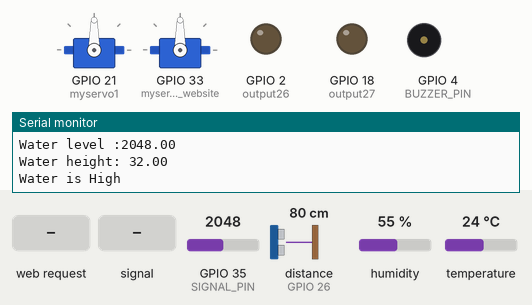
A sketch run on a simulated ESP32. On the bench: 2 × servo, output pins drawn as LEDs (lit = HIGH), buzzer (waves = sounding, pin HIGH), the last lines printed to the serial monitor. Wiring (inferred from the names in the program): ultrasonic range finder: trigger GPIO 12; echo GPIO 26. Inputs (shaded band) come from the test bench; at power-on: distance to the obstacle (sensor on GPIO 26) 80 cm, GPIO 35 (SIGNAL_PIN) = 2048, humidity 55 %, temperature 24 °C. The echo pulse lasts 58.3 µs per cm; WiFi joins after 1.5 s; servers stay silent unless stated; uploads are accepted with an empty reply; no MQTT or app messages arrive unless stated; pins used as bus, display or sensor lines are not drawn.

Above: at 2.7 s.
2.8 s: HTTP request GET /28/on received
At 3.32 s:
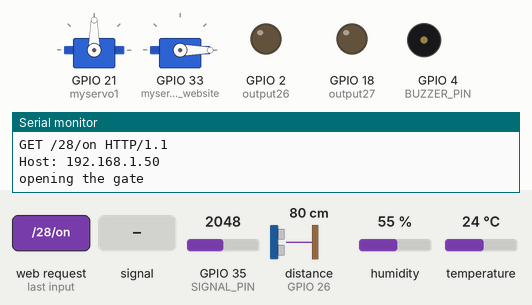
At 5.32 s:
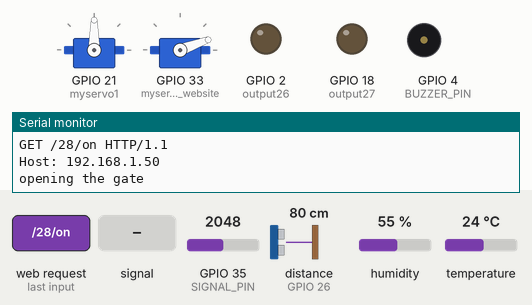
15.4 s: GPIO 35 (SIGNAL_PIN) fed a 2 Hz sine of ±1228 counts around its level
19.4 s: distance to the obstacle (sensor on GPIO 26) set to 18 cm
23.6 s: distance to the obstacle (sensor on GPIO 26) set to 14 cm
At 23.91 s:
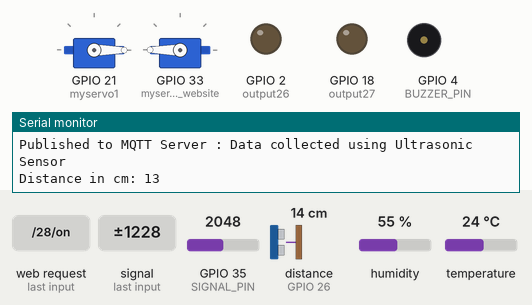
30.6 s: GPIO 35 (SIGNAL_PIN) set to 1019
36.1 s: GPIO 35 (SIGNAL_PIN) set to 893
At 47.5 s:
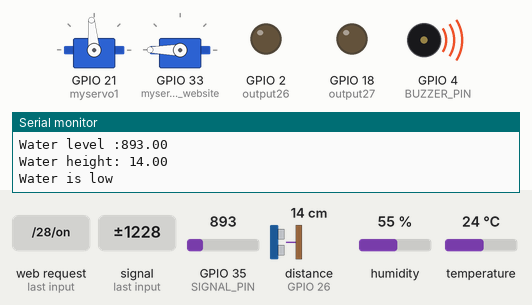
Timing chart, 0 to 49.4 s (numbered marks = the images above; inputs shaded):
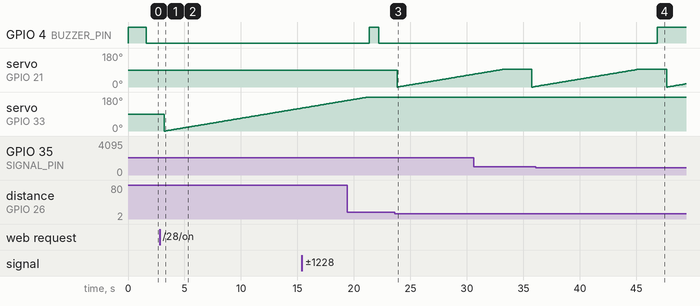

Measured:
- the behaviour switches between 16 and 15 cm on distance to the obstacle (sensor on GPIO 26) (found by bisection; images 2 and 3)
- the behaviour switches between 957 and 956 on GPIO 35 (SIGNAL_PIN) (found by bisection; images 3 and 4)
- after the input at 2.8 s, servo on GPIO 33 (myservo2_website): 90° → 0° after 0.43 s, → 1° 0.10 s later, → 2° 0.10 s later, → 3° 0.10 s later, … (122 changes in this stretch)
- after the input at 23.6 s, servo on GPIO 21 (myservo1): 90° → 0° after 0.22 s, → 1° 0.10 s later, → 2° 0.10 s later, → 3° 0.10 s later, … (68 changes in this stretch)
- after the input at 36.1 s, GPIO 4 (BUZZER_PIN): LOW → HIGH after 10.8 s

The sketch:

ArduinoCode.ino
```cpp
#include <WiFi.h>
#include <WiFiClient.h>
#include <WebServer.h>
#include <PubSubClient.h>
#include "time.h"
#include "HTTPClient.h"
#include <ThingSpeak.h>
#include <Servo.h>
#include <ArduinoJson.h>
#include "DHT.h"
#include <Adafruit_MQTT.h>
#include <Adafruit_MQTT_Client.h>
#define DHTPIN 25
#define DHTTYPE DHT11
#define BUZZER_PIN  4
#define POWER_PIN   14
#define SIGNAL_PIN  35

Servo myservo1;
Servo myservo2_website;
DHT dht(DHTPIN, DHTTYPE);

const char* ssid = "Chinni";
const char* password = "silence2004";
int pos = 0;
int pos1 = 0;
const int trigPin = 12;
const int echoPin = 26;
long duration;
int distance;
int SENSOR_MIN = 0;
int SENSOR_MAX = 255;
int required = 15;
float value = 0;
int touchState;

WiFiServer server(80);
String cse_ip = "192.168.153.147";
String cse_port = "8080";
String serverom2m = "http://192.168.153.147:8080//in-cse/in-name/"; //+ cse_ip + ":" + cse_port + "//in-cse/in-name/";
String ae1 = "DHT11";
String ae2 = "Ultrasonic-sensor";
String ae3 = "WaterlevelSensor";
String cnt1 = "Temperature";
String cnt2 = "Humidity";
String cnt3 = "Distance";
String cnt4 = "Waterlevel";
String header;

// Auxiliar variables to store the current output state
String output26State = "off"; //orange led
String output27State = "off"; //blue led
String output28State = "off"; // motor

// Assign output variables to GPIO pins
const int output26 = 2;  // Orange LED
const int output27 = 18;  // blue LED

// Current time
unsigned long currentTime = millis();
// Previous time
unsigned long previousTime = 0;
// Define timeout time in milliseconds (example: 2000ms = 2s)
const long timeoutTime = 2000;
const char* server_mqtt = "mqtt3.thingspeak.com";
const char* clientID = "OSk2MTIgCTwNKCU4FCkxND0";
const char* mqttUserName = "OSk2MTIgCTwNKCU4FCkxND0";
const char* mqttPass = "Jo8fuK7q1Q7oj9FnRbdcLZlD";
int writeChannelID = 1757885;
char* writeAPIKey = "P13FYBKP9JQWTVDF";

WiFiClient client;
PubSubClient mqttClient(server_mqtt, 1883, client);

void createCI(String val, String ae, String cnt)
{
  HTTPClient http;
  http.begin(serverom2m + ae + "/" + cnt + "/");

  http.addHeader("X-M2M-Origin", "admin:admin");
  http.addHeader("Content-Type", "application/json;ty=4");

  int code = http.POST("{\"m2m:cin\": {\"cnf\":\"application/json\",\"con\": \"" + String(val) + "\"}}");

  if (code == -1) {
    Serial.println("UNABLE TO CONNECT TO THE SERVER");
  }
  http.end();
}

void setup() {
  Serial.begin(115200);
  myservo1.attach(21);                 // to control using ultrasonic sensor
  myservo2_website.attach(33);        //to control using website
  pinMode(output26, OUTPUT);
  pinMode(output27, OUTPUT);
  pinMode(trigPin, OUTPUT);
  pinMode(echoPin, INPUT);
  pinMode(BUZZER_PIN, OUTPUT);
  pinMode(POWER_PIN, OUTPUT);
  digitalWrite(POWER_PIN, LOW);
  digitalWrite(BUZZER_PIN,   HIGH);
  digitalWrite(output26, LOW);
  digitalWrite(output27, LOW);

  // Connect to Wi-Fi network with SSID and password
  Serial.print("Connecting to ");
  Serial.println(ssid);
  WiFi.begin(ssid, password);
  while (WiFi.status() != WL_CONNECTED) {
    delay(500);
    Serial.print(".");
  }
  // Print local IP address and start web server
  Serial.println("");
  Serial.println("WiFi connected.");
  Serial.println("IP address: ");
  Serial.println(WiFi.localIP());
  mqttClient.setServer (server_mqtt, 1883 );
  dht.begin();
  server.begin();
}

void loop() {
  if (mqttClient.connected() == NULL)
  {
    if (mqttClient.connect(clientID, mqttUserName, mqttPass))
    {
      Serial.println("connected");
    }
    else {

      Serial.println(mqttClient.state());
    }
  }
  float h = dht.readHumidity();
  float t = dht.readTemperature();

  if (isnan(h) || isnan(t)) {
    Serial.println("Failed to read from DHT sensor!");
    return;
  }
  Serial.println("Data collected using DHT11 Sensor");
  Serial.print("Temperature: ");
  Serial.println(t);

  Serial.print("Humidity: ");
  Serial.println(h);
  int fieldsToPublish[8] = {1, 2, 0, 0, 0, 0, 0, 0};

  String dataString1 = "field1=" + String(h);
  String dataString2 = "field2=" + String(t);

  String topicString = "channels/" + String( writeChannelID ) + "/publish";

  //Serial.println(topicString);
  mqttClient.publish(topicString.c_str(), dataString1.c_str());
  mqttClient.publish(topicString.c_str(), dataString2.c_str());
  Serial.print("Published to MQTT Server : ");
  mqttClient.loop();
  WiFiClient client = server.available();   // Listen for incoming clients

  if (client) {                             // If a new client connects,
    currentTime = millis();
    previousTime = currentTime;
    Serial.println("New Client.");          // print a message out in the serial port
    String currentLine = "";                // make a String to hold incoming data from the client
    while (client.connected() && currentTime - previousTime <= timeoutTime) {  // loop while the client's connected
      currentTime = millis();
      if (client.available()) {             // if there's bytes to read from the client,
        char c = client.read();             // read a byte, then
        Serial.write(c);                    // print it out the serial monitor
        header += c;
        if (c == '\n') {                    // if the byte is a newline character
          // if the current line is blank, you got two newline characters in a row.
          // that's the end of the client HTTP request, so send a response:
          if (currentLine.length() == 0) {
            // HTTP headers always start with a response code (e.g. HTTP/1.1 200 OK)
            // and a content-type so the client knows what's coming, then a blank line:
            client.println("HTTP/1.1 200 OK");
            client.println("Content-type:text/html");
            client.println("Connection: close");
            client.println();

            // turns the GPIOs on and off
            if (header.indexOf("GET /26/on") >= 0) {
              Serial.println("ORANGE LED on");
              output26State = "on";
              digitalWrite(output26, HIGH);
            } else if (header.indexOf("GET /26/off") >= 0) {
              Serial.println("ORANGE LED off");
              output26State = "off";
              digitalWrite(output26, LOW);
            } else if (header.indexOf("GET /27/on") >= 0) {
              Serial.println("BLUE LED on");
              output27State = "on";
              digitalWrite(output27, HIGH);
            } else if (header.indexOf("GET /27/off") >= 0) {
              Serial.println("BLUE LED  off");
              output27State = "off";
              digitalWrite(output27, LOW);
            }  else if (header.indexOf("GET /28/on") >= 0) {
              Serial.println("opening the gate");
              output28State = "on";
              for (pos = 0; pos <= 180; pos += 1)
              {
                myservo2_website.write(pos);
                //Serial.println(pos);
                delay(100);
              }
            } else if (header.indexOf("GET /28/off") >= 0) {
              Serial.println("closing the gate");
              output28State = "off";
              for (pos = 180; pos >= 0; pos -= 1)
              {
                myservo2_website.write(pos);
                //Serial.println(pos);
                delay(100);
              }
            }

            // Display the HTML web page
            client.println("<!DOCTYPE html><html>");
            client.println("<head><meta name=\"viewport\" content=\"width=device-width, initial-scale=1\">");
            client.println("<link rel=\"icon\" href=\"data:,\">");
            // CSS to style the on/off buttons
            // Feel free to change the background-color and font-size attributes to fit your preferences
            client.println("<style>html { font-family: Helvetica; display: inline-block; margin: 0px auto; text-align: center;}");
            client.println(".button { background-color: #4CAF50; border: none; color: white; padding: 16px 40px;");
            client.println("text-decoration: none; font-size: 30px; margin: 2px; cursor: pointer;}");
            client.println(".button2 {background-color: #555555;}</style></head>");

            // Web Page Heading
            client.println("<body><h1>ESP32 Web Server</h1>");

            // Display current state, and ON/OFF buttons for GPIO 26
            client.println("<p>ORANGE LED - State " + output26State + "</p>");
            // If the output26State is off, it displays the ON button
            if (output26State == "off") {
              client.println("<p><a href=\"/26/on\"><button class=\"button\">ON</button></a></p>");
            } else {
              client.println("<p><a href=\"/26/off\"><button class=\"button button2\">OFF</button></a></p>");
            }

            // Display current state, and ON/OFF buttons
            client.println("<p>BLUE LED - State " + output27State + "</p>");
            // If the output27State is off, it displays the ON button
            if (output27State == "off") {
              client.println("<p><a href=\"/27/on\"><button class=\"button\">ON</button></a></p>");
            } else {
              client.println("<p><a href=\"/27/off\"><button class=\"button button2\">OFF</button></a></p>");
            }

            client.println("<p> Shutter Controls" + output28State + "</p>");
            // If the output27State is off, it displays the ON button
            if (output28State == "off") {
              client.println("<p><a href=\"/28/on\"><button class=\"button\">ON</button></a></p>");
            } else {
              client.println("<p><a href=\"/28/off\"><button class=\"button button2\">OFF</button></a></p>");
            }
            client.println("</body></html>");

            // The HTTP response ends with another blank line
            client.println();
            // Break out of the while loop
            break;
          } else { // if you got a newline, then clear currentLine
            currentLine = "";
          }
        } else if (c != '\r') {  // if you got anything else but a carriage return character,
          currentLine += c;      // add it to the end of the currentLine
        }
      }
    }
    // Clear the header variable
    header = "";
    // Close the connection
    client.stop();
    Serial.println("Client disconnected.");
    Serial.println("");
  }
  digitalWrite(trigPin, HIGH);
  delayMicroseconds(10);
  digitalWrite(trigPin, LOW);
  duration = pulseIn(echoPin, HIGH);
  distance = duration * 0.034 / 2;
  Serial.println("Data collected using Ultrasonic Sensor");
  Serial.print("Distance in cm: ");
  Serial.println(distance);

 if (distance < 15)
 {
    for (pos1 = 0; pos1 <= 95; pos1 += 1)
    {
      myservo1.write(pos1);
      delay(100);
    }
    delay(1500);
 }
  digitalWrite(POWER_PIN, HIGH);  // turn the sensor ON
  delay(10);                      // wait 10 milliseconds
  value = analogRead(SIGNAL_PIN);// read the analog value from sensor
  Serial.println("Data collected using Waterlevel Sensor");
  Serial.print("Water level :");
  Serial.println(value);
  digitalWrite(POWER_PIN, LOW);   // turn the sensor OFF
  float level = map(value, SENSOR_MIN, SENSOR_MAX, 0, 4); // 4 levels
  Serial.print("Water height: ");
  Serial.println(level);

  if (level < required)
  {
    Serial.println("Water is low");

    digitalWrite(BUZZER_PIN, HIGH);
  }
  else if (level > required)
  {
    Serial.println("Water is High");

    digitalWrite(BUZZER_PIN, LOW);
  }
  String temperature = String(t);
  createCI(temperature, ae1, cnt1);
  String humidity = String(h);
  createCI(humidity, ae1, cnt2);
  String d = String(distance);
  createCI(d, ae2, cnt3);
  String l = String(level);
  createCI(l, ae3, cnt4);
}
```
